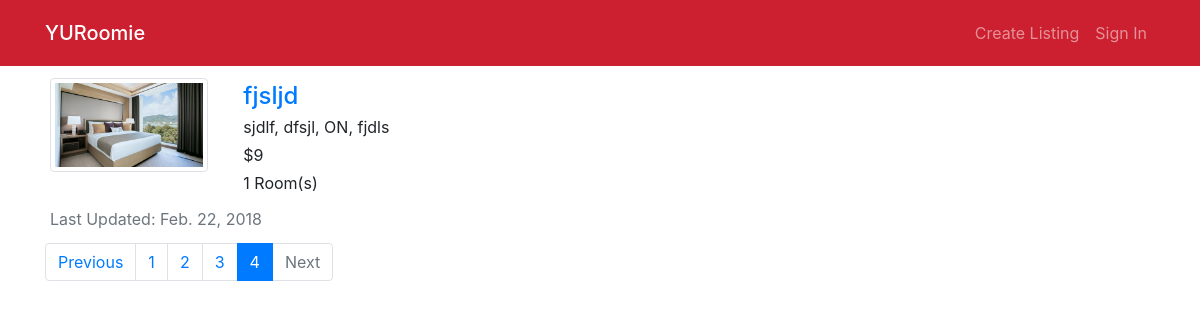
/browse/?page=4, run on an earlier commit of the app's database.
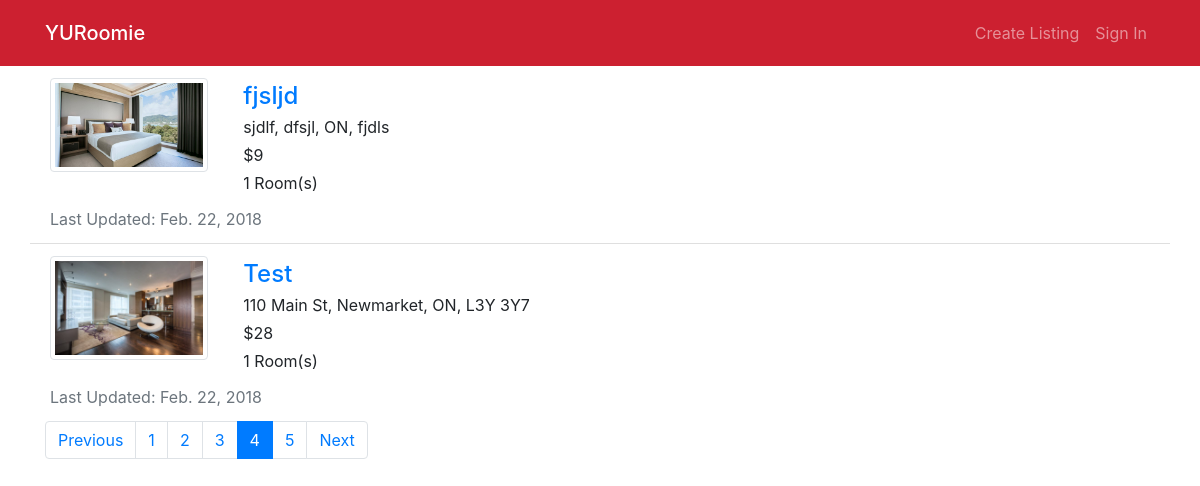
And on a later commit of the database.
### home/models.py (models this page shows, shortened)
class Room(models.Model):
    host_name = models.CharField(max_length=50)
    address = models.CharField(max_length=100)
    property_name = models.CharField(max_length=30, default="")
    description = models.TextField(default="", blank=True)
    cost = models.PositiveIntegerField(default=0)
    visits = models.PositiveIntegerField(default=0)
    property_type_options = (('a', 'apartment'),
                                ('c', 'condo'),
                                ('t', 'townhouse'),
                                ('h', 'house'))
    property_type = models.CharField(choices=property_type_options, max_length=10)
    number_of_rooms = models.PositiveSmallIntegerField()
    garages = models.PositiveSmallIntegerField()
    creator_id = models.PositiveIntegerField()
    creator_email = models.CharField(max_length=50)
    creator_phone = models.CharField(max_length=10, default="", blank=True)
    creator_gender = models.CharField(max_length=10)
    last_updated = models.DateTimeField(auto_now_add=True)

class RoomImage(models.Model):
    room = models.ForeignKey(Room, on_delete=models.CASCADE)
    image = models.ImageField()

### home/views.py (the view)
# urls.py: path('browse/', views.browse_rooms, name='browse'),
def browse_rooms(request):
    rooms_list = Room.objects.all()
    paginator = Paginator(rooms_list, 2)
    page = request.GET.get('page')
    try:
        rooms = paginator.page(page)
    except PageNotAnInteger:
        rooms = paginator.page(1)
    except EmptyPage:
        page = paginator.page(paginator.num_pages)
    return render(request, 'home/browse.html', {'page': page, 'rooms': rooms})

### home/templates/home/browse.html
{% extends 'home/base.html'%}
{% block body %}
<div class="row">
    <div class="list-group list-group-flush">
    {% for room in rooms %}
    <div class="list-group-item">
        <div class="row">
          <div class="col-12 col-md-2">
            <a href="{% url 'detail' room.id %}">
                <div class="img-thumbnail">
                    <img src="{{ room.roomimage_set.all.0.image.url }}" alt="pic" >
                </div>
            </a>
          </div>
          <div class="pl-3 col-12 col-md-10">
                <a href="{% url 'detail' room.id %}"><h4 class="card-title m-1" >{{ room.property_name }}</h4></a>
                <p class="m-1">{{ room.address}}</p>
                <p class="m-1">${{ room.cost}}</p>
                <p class="m-1">{{ room.number_of_rooms}} Room(s)</p>
          </div>
        </div>
        <p class="text-muted m-0 pt-2">Last Updated: {{room.last_updated.date}}</p>
      </div>
      {% endfor %}
    </div>
  </div>
  <div class="row" id="pagination-navbar">
    {% if rooms.has_other_pages %}
    <nav class="align-bottom" aria-label="...">
        <ul class="pagination">
            {% if rooms.has_previous %}
                <li class="page-item"><a class="page-link" href="?page={{ rooms.previous_page_number }}">Previous</a></li>
            {% else %}
                <li class="page-item disabled"><a class="page-link" href="#">Previous</a></li>
            {% endif %}
            {% for i in rooms.paginator.page_range %}
                {% if rooms.number == i %}
                    <li class="page-item active"><a class="page-link" href="#">{{ i }}</a></li>
                {% else %}
                    <li class="page-item"><a class="page-link" href="?page={{ i }}">{{ i }}</a></li>
                {% endif %}
            {% endfor %}
            {% if rooms.has_next %}
                <li class="page-item"><a class="page-link" href="?page={{ rooms.next_page_number }}">Next</a></li>
            {% else %}
                <li class="page-item disabled"><a class="page-link" href="#">Next</a></li>
            {% endif %}
        </ul>
    </nav>
    {% endif %}
  </div>
{% endblock %}

What changed in the data, as far as the page shows it:
added Room: roomimage_set.all.0.image (picture), property_name "Test", address "110 Main St, Newmarket, ON, L3Y 3Y7", cost "28", number_of_rooms "1", last_updated "Feb. 22, 2018"
Also different on the page:
new list line: "5"
